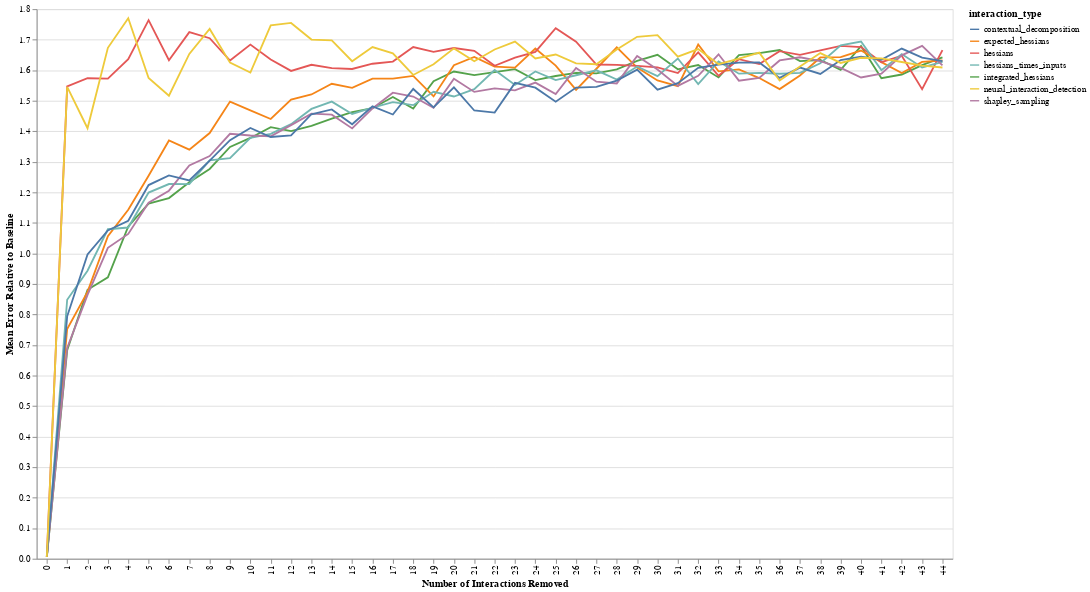

The notebook cell this image was saved under:
### Code cell
line = alt.Chart(df_total, width=1000, height=600).mark_line().encode(
    x=alt.X('num_interactions_removed:O', title='Number of Interactions Removed'),
    y=alt.Y('mean_perf:Q', title='Mean Error Relative to Baseline', scale=alt.Scale(zero=False)),
    color=alt.Color('interaction_type:N')
)
band = alt.Chart(df_total).transform_calculate(
    ymin="datum.mean_perf - datum.sd_perf",
    ymax="datum.mean_perf + datum.sd_perf"
).mark_errorbar().encode(
    x=alt.X('num_interactions_removed:O'),
    y="ymin:Q",
    y2="ymax:Q",
    color=alt.Color('interaction_type:N')
)
line

### Figure 1 — Vega-Lite specification as saved in the notebook (floating-point values rounded to 4 significant figures; data arrays with more than 128 entries replaced by an {"elided": "..."} marker saying what was removed)
{"config": {"view": {"continuousWidth": 400, "continuousHeight": 300}}, "data": {"name": "data-45698881fac7d424616cb3dff7a0a45f"}, "mark": "line", "encoding": {"color": {"type": "nominal", "field": "interaction_type"}, "x": {"type": "ordinal", "field": "num_interactions_removed", "title": "Number of Interactions Removed"}, "y": {"type": "quantitative", "field": "mean_perf", "scale": {"zero": false}, "title": "Mean Error Relative to Baseline"}}, "height": 600, "width": 1000, "$schema": "https://vega.github.io/schema/vega-lite/v4.0.2.json", "datasets": {"data-45698881fac7d424616cb3dff7a0a45f": {"elided": "315 records"}}}
